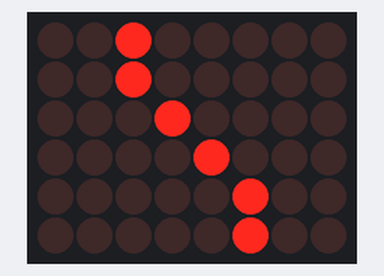
The sketch below on a simulated Arduino Uno, built with avr-gcc and run on an emulated ATmega328P. On the bench: 8×6 LED matrix. Wiring (inferred from the names in the program): LED matrix (orientation assumed): rows pin 2, pin 3, pin 4, pin 5, pin 6, pin 7; columns pin 9, pin 10, pin 11, pin 12, pin 13, pin 14, pin 15, pin 16.

Above: at 0.12 s.
At 0.5 s:
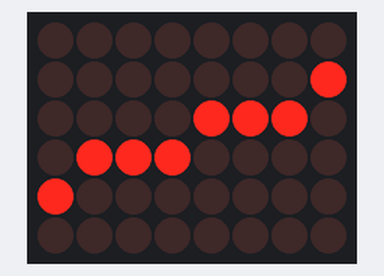
At 0.88 s:
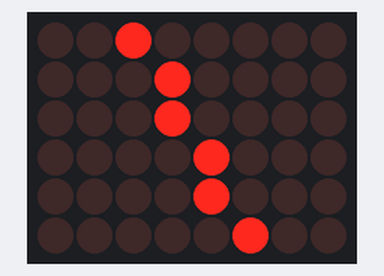

The sketch:

LEDM_v2.ino
```cpp
/*
 * Provide HIGH to row pin, and LOW to column pin to turn on led. Reverse to turn off.
 *
 * 1k resistors attached to each row pin.
 *
 * Refer to datasheet and pin diagram.
 *
 */

int rowPin[8] = {1, 2, 3, 4, 5, 6, 7, 8};
int colPin[8] = {9, 10, 11, 12, 13, 14, 15, 16};

int timeDel = 200;
int imageHoldTime = 35;

int megaMill[12][8][8] = {

  {
    {1, 0, 0, 0, 0, 0, 0, 0},
    {0, 1, 0, 0, 0, 0, 0, 0},
    {0, 0, 1, 0, 0, 0, 0, 0},
    {0, 0, 0, 1, 0, 0, 0, 0},
    {0, 0, 0, 0, 1, 0, 0, 0},
    {0, 0, 0, 0, 0, 1, 0, 0},
    {0, 0, 0, 0, 0, 0, 1, 0},
    {0, 0, 0, 0, 0, 0, 0, 1},
  },

  {
    {0, 1, 0, 0, 0, 0, 0, 0},
    {0, 0, 1, 0, 0, 0, 0, 0},
    {0, 0, 1, 0, 0, 0, 0, 0},
    {0, 0, 0, 1, 0, 0, 0, 0},
    {0, 0, 0, 0, 1, 0, 0, 0},
    {0, 0, 0, 0, 0, 1, 0, 0},
    {0, 0, 0, 0, 0, 1, 0, 0},
    {0, 0, 0, 0, 0, 0, 1, 0},
  },
  {
    {0, 0, 1, 0, 0, 0, 0, 0},
    {0, 0, 1, 0, 0, 0, 0, 0},
    {0, 0, 0, 1, 0, 0, 0, 0},
    {0, 0, 0, 1, 0, 0, 0, 0},
    {0, 0, 0, 0, 1, 0, 0, 0},
    {0, 0, 0, 0, 1, 0, 0, 0},
    {0, 0, 0, 0, 0, 1, 0, 0},
    {0, 0, 0, 0, 0, 1, 0, 0},
  },
  {
    {0, 0, 0, 0, 0, 1, 0, 0},
    {0, 0, 0, 0, 0, 1, 0, 0},
    {0, 0, 0, 0, 1, 0, 0, 0},
    {0, 0, 0, 0, 1, 0, 0, 0},
    {0, 0, 0, 1, 0, 0, 0, 0},
    {0, 0, 0, 1, 0, 0, 0, 0},
    {0, 0, 1, 0, 0, 0, 0, 0},
    {0, 0, 1, 0, 0, 0, 0, 0},
  },
  {
    {0, 0, 0, 0, 0, 0, 1, 0},
    {0, 0, 0, 0, 0, 1, 0, 0},
    {0, 0, 0, 0, 0, 1, 0, 0},
    {0, 0, 0, 0, 1, 0, 0, 0},
    {0, 0, 0, 1, 0, 0, 0, 0},
    {0, 0, 1, 0, 0, 0, 0, 0},
    {0, 0, 1, 0, 0, 0, 0, 0},
    {0, 1, 0, 0, 0, 0, 0, 0},
  },
  {
    {0, 0, 0, 0, 0, 0, 0, 1},
    {0, 0, 0, 0, 0, 0, 1, 0},
    {0, 0, 0, 0, 0, 1, 0, 0},
    {0, 0, 0, 0, 1, 0, 0, 0},
    {0, 0, 0, 1, 0, 0, 0, 0},
    {0, 0, 1, 0, 0, 0, 0, 0},
    {0, 1, 0, 0, 0, 0, 0, 0},
    {1, 0, 0, 0, 0, 0, 0, 0},
  },
  {
    {0, 0, 0, 0, 0, 0, 0, 0},
    {0, 0, 0, 0, 0, 0, 0, 1},
    {0, 0, 0, 0, 0, 0, 1, 0},
    {0, 0, 0, 0, 1, 1, 0, 0},
    {0, 0, 1, 1, 0, 0, 0, 0},
    {0, 1, 0, 0, 0, 0, 0, 0},
    {1, 0, 0, 0, 0, 0, 0, 0},
    {0, 0, 0, 0, 0, 0, 0, 0},
  },
  {
    {0, 0, 0, 0, 0, 0, 0, 0},
    {0, 0, 0, 0, 0, 0, 0, 0},
    {0, 0, 0, 0, 0, 0, 0, 1},
    {0, 0, 0, 0, 1, 1, 1, 0},
    {0, 1, 1, 1, 0, 0, 0, 0},
    {1, 0, 0, 0, 0, 0, 0, 0},
    {0, 0, 0, 0, 0, 0, 0, 0},
    {0, 0, 0, 0, 0, 0, 0, 0},
  },
  {
    {0, 0, 0, 0, 0, 0, 0, 0},
    {0, 0, 0, 0, 0, 0, 0, 0},
    {0, 0, 0, 0, 0, 0, 0, 0},
    {0, 1, 1, 1, 0, 0, 0, 1},
    {1, 0, 0, 0, 1, 1, 1, 0},
    {0, 0, 0, 0, 0, 0, 0, 0},
    {0, 0, 0, 0, 0, 0, 0, 0},
    {0, 0, 0, 0, 0, 0, 0, 0},
  },
  {
    {0, 0, 0, 0, 0, 0, 0, 0},
    {0, 0, 0, 0, 0, 0, 0, 0},
    {1, 1, 0, 0, 0, 0, 0, 0},
    {0, 0, 1, 1, 0, 0, 0, 0},
    {0, 0, 0, 0, 1, 1, 0, 0},
    {0, 0, 0, 0, 0, 0, 1, 1},
    {0, 0, 0, 0, 0, 0, 0, 0},
    {0, 0, 0, 0, 0, 0, 0, 0},
  },
  {
    {0, 0, 0, 0, 0, 0, 0, 0},
    {1, 1, 0, 0, 0, 0, 0, 0},
    {0, 0, 1, 0, 0, 0, 0, 0},
    {0, 0, 0, 1, 0, 0, 0, 0},
    {0, 0, 0, 0, 1, 0, 0, 0},
    {0, 0, 0, 0, 0, 1, 0, 0},
    {0, 0, 0, 0, 0, 0, 1, 1},
    {0, 0, 0, 0, 0, 0, 0, 0},
  },
  {
    {0, 0, 0, 0, 0, 0, 0, 0},
    {1, 0, 0, 0, 0, 0, 0, 0},
    {0, 1, 0, 0, 0, 0, 0, 0},
    {0, 0, 1, 1, 0, 0, 0, 0},
    {0, 0, 0, 0, 1, 1, 0, 0},
    {0, 0, 0, 0, 0, 0, 1, 0},
    {0, 0, 0, 0, 0, 0, 0, 1},
    {0, 0, 0, 0, 0, 0, 0, 0},
  }
};

void led(int posx, int posy, int delayTime = timeDel) {
  digitalWrite(rowPin[posx], HIGH);
  digitalWrite(colPin[posy], LOW);
  delayMicroseconds(delayTime);
  digitalWrite(rowPin[posx], LOW);
  digitalWrite(colPin[posy], HIGH);
}

void setup() {
  // put your setup code here, to run once:

  for (int i = 0; i < 8; i++) {
    pinMode(rowPin[i], OUTPUT);
    pinMode(colPin[i], OUTPUT);
    //led(i, i);
    //led(i, 8 - i);
    //    led(8 - i, 8 - i);
    //    led(8 - i, i);
  }
}

void loop() {
  // put your main code here, to run repeatedly:

  //for each grid
  for (int i = 0; i < 11; i++)
  {
    //to hold each image for a while
    for (int hold = 0; hold < imageHoldTime; hold++)
      //for each row
      for (int j = 0; j < 8; j++)
      {
        //for each col
        for (int k = 0; k < 8; k++)
        {
          if (megaMill[i][j][k])
            led(j, k);
        }
      }
  }
}
```

Measured:
- by itself, everything shown: repeats every 0.70 s, in 11 steps
